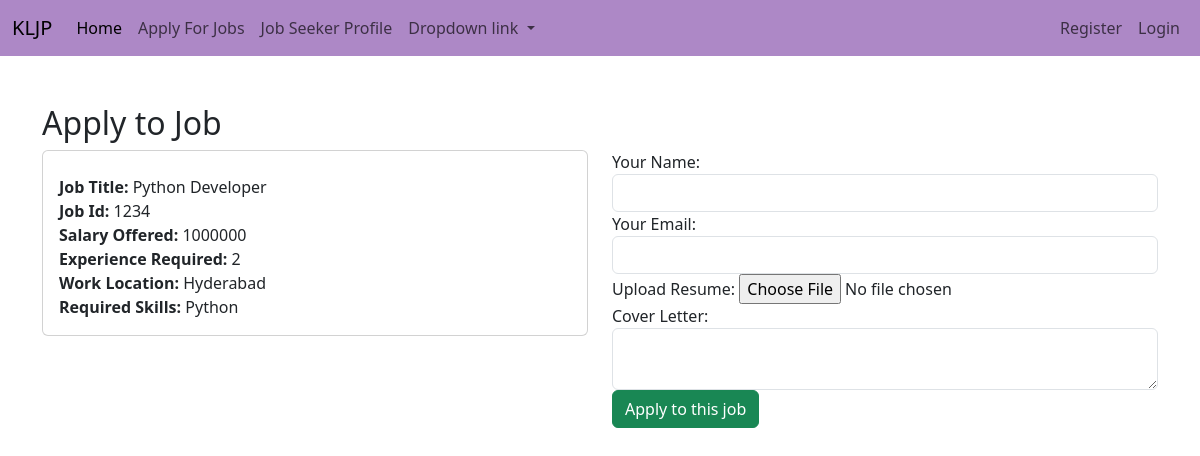
Page /jobSeekerApp/applyToJob/4 on the committed database.
### employerApp/models.py (models this page shows, shortened)
class jobPost(models.Model):
    jobID=models.TextField(max_length=255)
    jobTitle=models.TextField(max_length=255)
    skills=models.TextField(max_length=255)
    experience=models.TextField(max_length=255)
    salary = models.TextField(max_length=255)
    location = models.TextField(max_length=255)
    class Meta:
        db_table="addJobPost"

### jobSeekerApp/views.py (the view)
# urls.py: path('applyToJob/<int:job_id>', views.applyToJob, name='applyToJob'),
def applyToJob(request,job_id):
    jobDetails = get_object_or_404(jobPost, id=job_id)
    if request.method == 'POST':
        form = jobApplicationForm(request.POST, request.FILES)
        if form.is_valid():
            jobApplication = form.save(commit=False)
            jobApplication.jobDetails = jobDetails
            jobApplication.save()
            subject = 'Job Application Received'
            message = 'Thank you for applying to the Job. Your application is received and will be sent to next process'
            from_email = 'kodaliramyasri54@gmail.com'
            recipient_list = [jobApplication.email]
            send_mail(subject, message, from_email, recipient_list)
        return redirect('jobDetailsList')
    else:
        form = jobApplicationForm()
    return render(request, 'jobSeekerApp/applyToJob.html', {'jobDetails': jobDetails, 'form': form})

### jobSeekerApp/forms.py
class jobApplicationForm(forms.ModelForm):
    class Meta:
        model=jobApplication
        fields=['name','email','resume','coverLetter']
    def __init__(self,*args,**kwargs):
        super(jobApplicationForm,self).__init__(*args,**kwargs)

### templates/jobSeekerApp/applyToJob.html (shortened to what this page needs)
{% extends 'navBar/jobSeekerNavBar.html' %}
{% load static %}
{% block body %}
<div class="container mt-5">
    <h2>Apply to Job</h2>
    <div class="row">
        <div class="col-md-6">
            <div class="card">
                <div class="card-body">
                        <p class="card-text">
                            <strong>Job Title:</strong> {{ jobDetails.jobTitle }}<br>
                            <strong>Job Id:</strong> {{ jobDetails.jobID }}<br>
                            <strong>Salary Offered:</strong> {{ jobDetails.salary}}<br>
                            <strong>Experience Required:</strong> {{ jobDetails.experience }}<br>
                            <strong>Work Location:</strong> {{ jobDetails.location }}<br>
                            <strong>Required Skills:</strong> {{ jobDetails.skills }}
                        </p>
                </div>
            </div>
        </div>
        <div class="col-md-6">
            <form method="post" enctype="multipart/form-data">
                <div class="form-group">
                    <label for="name">Your Name:</label>
                    <input type="text" class="form-control" name="name" required>
                </div>
                <div class="form-group">
                    <label for="email">Your Email:</label>
                    <input type="email" class="form-control" name="email" required>
                </div>
                <div class="form-group">
                    <label for="resume">Upload Resume:</label>
                    <input type="file" class="form-control-file" name="resume" accept=".pdf, .doc, .docx" required>
                </div>
                <div class="form-group">
                    <label for="coverLetter">Cover Letter:</label>
                    <textarea class="form-control" name="coverLetter" required></textarea>
                </div>
                <button type="submit" class="btn btn-success">Apply to this job</button>
            </form>
        </div>
    </div>
</div>
{% endblock %}

### rows in the picture
jobPost: jobTitle "Python Developer", jobID "1234", salary "1000000", experience "2", location "Hyderabad", skills "Python"
